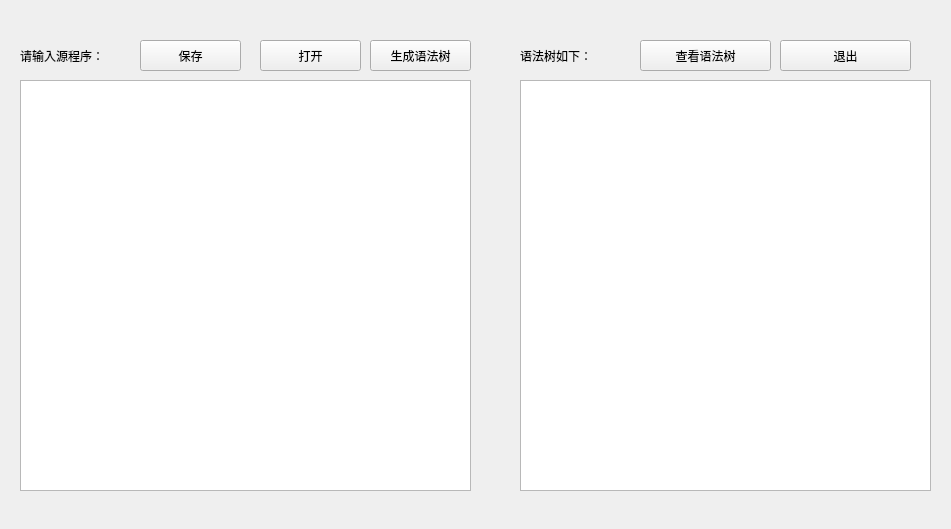
<?xml version="1.0" encoding="UTF-8"?>
<ui version="4.0">
 <class>MainWindow</class>
 <widget class="QMainWindow" name="MainWindow">
  <property name="geometry">
   <rect>
    <x>0</x>
    <y>0</y>
    <width>951</width>
    <height>529</height>
   </rect>
  </property>
  <property name="windowTitle">
   <string>TINY扩充语言的语法分析</string>
  </property>
  <widget class="QWidget" name="centralWidget">
   <widget class="QTextEdit" name="tE_code">
    <property name="geometry">
     <rect>
      <x>20</x>
      <y>80</y>
      <width>451</width>
      <height>411</height>
     </rect>
    </property>
   </widget>
   <widget class="QLabel" name="label">
    <property name="geometry">
     <rect>
      <x>20</x>
      <y>40</y>
      <width>121</width>
      <height>31</height>
     </rect>
    </property>
    <property name="text">
     <string>请输入源程序：</string>
    </property>
   </widget>
   <widget class="QPushButton" name="pB_save">
    <property name="geometry">
     <rect>
      <x>140</x>
      <y>40</y>
      <width>101</width>
      <height>31</height>
     </rect>
    </property>
    <property name="text">
     <string>保存</string>
    </property>
   </widget>
   <widget class="QPushButton" name="pB_open">
    <property name="geometry">
     <rect>
      <x>260</x>
      <y>40</y>
      <width>101</width>
      <height>31</height>
     </rect>
    </property>
    <property name="text">
     <string>打开</string>
    </property>
   </widget>
   <widget class="QTextEdit" name="tE_parseTree">
    <property name="geometry">
     <rect>
      <x>520</x>
      <y>80</y>
      <width>411</width>
      <height>411</height>
     </rect>
    </property>
    <property name="readOnly">
     <bool>true</bool>
    </property>
   </widget>
   <widget class="QLabel" name="label_2">
    <property name="geometry">
     <rect>
      <x>520</x>
      <y>40</y>
      <width>121</width>
      <height>31</height>
     </rect>
    </property>
    <property name="text">
     <string>语法树如下：</string>
    </property>
   </widget>
   <widget class="QPushButton" name="pB_look">
    <property name="geometry">
     <rect>
      <x>640</x>
      <y>40</y>
      <width>131</width>
      <height>31</height>
     </rect>
    </property>
    <property name="text">
     <string>查看语法树</string>
    </property>
   </widget>
   <widget class="QPushButton" name="pB_run">
    <property name="geometry">
     <rect>
      <x>370</x>
      <y>40</y>
      <width>101</width>
      <height>31</height>
     </rect>
    </property>
    <property name="text">
     <string>生成语法树</string>
    </property>
   </widget>
   <widget class="QPushButton" name="pB_exit">
    <property name="geometry">
     <rect>
      <x>780</x>
      <y>40</y>
      <width>131</width>
      <height>31</height>
     </rect>
    </property>
    <property name="text">
     <string>退出</string>
    </property>
   </widget>
  </widget>
 </widget>
 <layoutdefault spacing="6" margin="11"/>
 <resources/>
 <connections/>
</ui>
